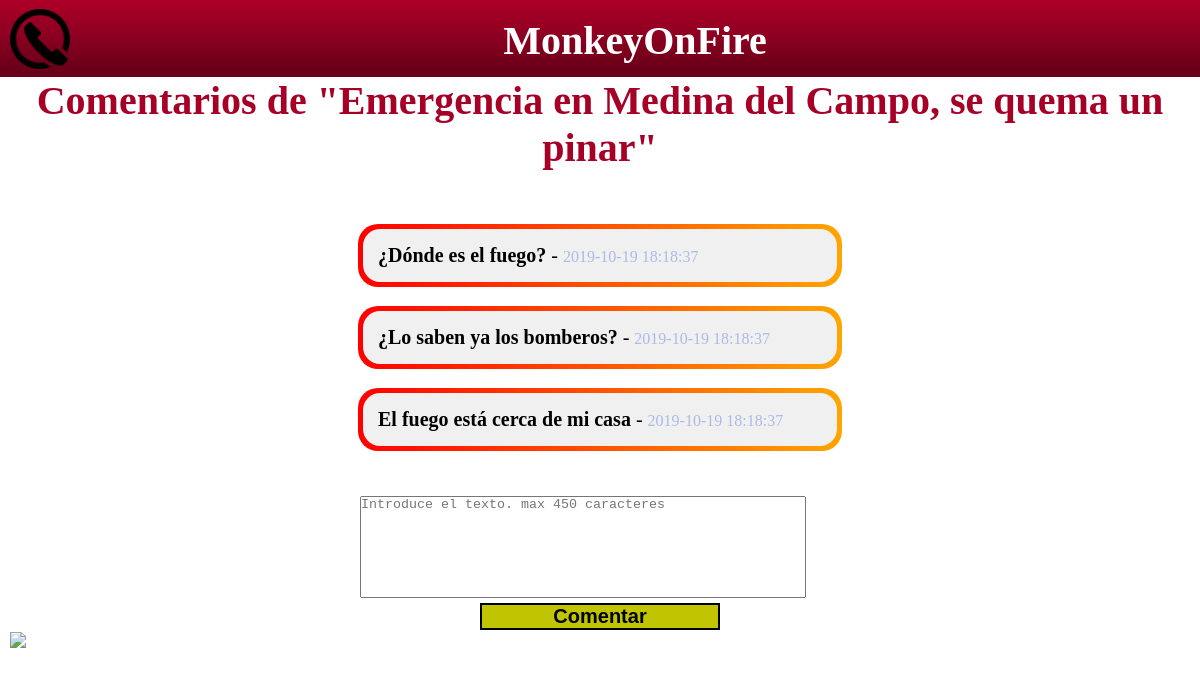
Page /front/html/comentarios.php?id=2 on the committed database.
### tables this page shows
CREATE TABLE IF NOT EXISTS `Hilo` (
  `idHilo` INT NOT NULL AUTO_INCREMENT,
  `titulo` VARCHAR(100) NOT NULL,
  `comunidad` VARCHAR(45) NOT NULL,
  `fechaCreacion` DATETIME NOT NULL DEFAULT CURRENT_TIMESTAMP,
  `fechaModificacion` DATETIME NOT NULL DEFAULT CURRENT_TIMESTAMP ON UPDATE CURRENT_TIMESTAMP,
  PRIMARY KEY (`idHilo`));

CREATE TABLE IF NOT EXISTS `Comentario` (
  `idComentario` INT NOT NULL AUTO_INCREMENT,
  `texto` VARCHAR(450) NOT NULL,
  `fechaCreacion` DATETIME NOT NULL DEFAULT CURRENT_TIMESTAMP,
  `Hilo_idHilo` INT NOT NULL,
  PRIMARY KEY (`idComentario`, `Hilo_idHilo`),
  INDEX `fk_Comentario_Hilo_idx` (`Hilo_idHilo` ASC) VISIBLE,
  CONSTRAINT `fk_Comentario_Hilo`
    FOREIGN KEY (`Hilo_idHilo`)
    REFERENCES `Hilo` (`idHilo`)
    ON DELETE NO ACTION
    ON UPDATE NO ACTION);

### front/html/comentarios.php (the view, shortened to what this page needs)
<?php
    $usuario = "root";
    $contraseña = "root";
    $link = "mysql:host=localhost;dbname=monkeydevs";
    try{
        $mdb = new PDO($link, $usuario, $contraseña);
    }catch (PDOException $e){
        die();
    }
    $id = $_GET['id'];
    $sql_leer = 'SELECT * FROM comentario where Hilo_idHilo = :id';
    $gsent = $mdb->prepare($sql_leer);
    $gsent->bindParam(':id', $id, PDO::PARAM_INT);
    $gsent->execute();
    $comentarios = $gsent->fetchAll();
    $sql_leer = 'SELECT * FROM hilo where idHilo = :id';
    $gsent = $mdb->prepare($sql_leer);
    $gsent->bindParam(':id', $id, PDO::PARAM_INT);
    $gsent->execute();
    $hilo = $gsent->fetch();
?>
<!DOCTYPE html>
<html lang="es">
<?php
    if( $_SERVER['REQUEST_METHOD']=='GET') {
?>
<head>
    <link rel="stylesheet" href="../estilos/estilos.css">
</head>
<body>
    <div class="cuerpo2">
        <div class="cabecera">
            <img src="../imagenes/icono.png" title="MonkeyOnFire" />
            <h2>MonkeyOnFire</h2>
        </div>
        <div class="comentarios">
        <div class="tituloHilosComentarios">Comentarios de "<?php echo($hilo['titulo']) ?>"</div>
          <div class= "comentarios_container">
            <?php foreach($comentarios as $c):   ?>
                <div class="gradient-box">
                    <p class="comentario">
                        <span id="titulo-hilo"><?php echo $c['texto'] ?></span>
                        -
                        <span id="fecha-hilo"><?php echo $c['fechaCreacion'] ?></span>
                    </p>
                </div>
              <br>
            <?php endforeach  ?>
          </div>
          <form class="input_comentario" method="post">
            <textarea placeholder="Introduce el texto. max 450 caracteres" name="comentarioIntroducido" style="resize: none;" maxlength="250"></textarea>
            <br>
            <input id="comentar-comentario" type="submit" value="Comentar">
          </form>
        </div>
        <a href="hilos.php"><img src="../imagenes/atras.png" width="60"/></a>
    </div>
</body>
<?php
    }else if( $_SERVER['REQUEST_METHOD']=='POST') {
        if(isset($_POST['comentarioIntroducido']) && $_POST['comentarioIntroducido']!=""){
            $sql_insertar = 'INSERT INTO comentario(texto, Hilo_idHilo) VALUES(?,?)';
            $sentencia_insertar = $mdb->prepare($sql_insertar);
            $sentencia_insertar->execute(array($_POST['comentarioIntroducido'], $id));
        }
        header('Location: ?id='.$id);
        exit;
    }
?>

### front/estilos/estilos.css (style rules this page uses)
* { margin: 0px; padding: 0px; }
.cabecera { background: rgba(173,0,40,1); background: -moz-linear-gradient(top, rgba(173,0,40,1) 0%, rgba(143,0,33,1) 44%, rgba(107,0,25,1) 88%, rgba(107,0,25,1) 100%); background: -webkit-gradient(left top, left bottom, color-stop(0%, rgba(173,0,40,1)), color-stop(44%, rgba(143,0,33,1)), color-stop(88%, rgba(107,0,25,1)), color-stop(100%, rgba(107,0,25,1))); background: -webkit-linear-gradient(top, rgba(173,0,40,1) 0%, rgba(143,0,33,1) 44%, rgba(107,0,25,1) 88%, rgba(107,0,25,1) 100%); background: -o-linear-gradient(top, rgba(173,0,40,1) 0%, rgba(143,0,33,1) 44%, rgba(107,0,25,1) 88%, rgba(107,0,25,1) 100%); background: -ms-linear-gradient(top, rgba(173,0,40,1) 0%, rgba(143,0,33,1) 44%, rgba(107,0,25,1) 88%, rgba(107,0,25,1) 100%); background: linear-gradient(to bottom, rgba(173,0,40,1) 0%, rgba(143,0,33,1) 44%, rgba(107,0,25,1) 88%, rgba(107,0,25,1) 100%); width: 100%; height: 75px; padding-top: 2px; text-align: center; z-index:999 !important; }
.cabecera img { width: 60px; float: left; margin-left: 15px; margin-top: 7px; }
.cabecera h2 { text-align: center; margin-top: 15px; font-size: 40px; color: #FFFF; }
.cuerpo2 { font-size: 20px; }
.cuerpo2 img { margin-left: 10px; }
.comentarios textarea { width: 37%; height: 20%; height: 100px; margin-left: 30%; margin-top: 2%; }
.comentarios_container { margin-top: 55px; }
.gradient-box { display: flex; width: 40%; height: auto; margin: auto; position: relative; box-sizing: border-box; color: #000; background: #f0f0f0; background-clip: padding-box; border: solid 3px transparent; border-radius: 1em; transition: background-color 3s ease-out, color 3s ease-out; }
.gradient-box:before { content: ''; position: absolute; top: 0; right: 0; bottom: 0; left: 0; z-index: -1; margin: -5px; border-radius: inherit; background: linear-gradient(to right, red, orange); }
.comentarios input { width: 10%; margin-left: 30%; }
.comentarios p { padding: 15px; }
#titulo-hilo { font-weight: bold; }
#fecha-hilo { font-size: 80%; color: #acbae5; font-weight: 400; }
.tituloHilosComentarios { text-align: center; color: #A70026; font-size: 40px; font-weight: bold; }
#comentar-comentario { font-weight: 600; font-size: 20px; margin: 0 40% 0 40%; width: 20%; border: 2px solid black; background-color: #c1c401; }

### rows in the picture
hilo: titulo "Emergencia en Medina del Campo, se quema un pinar"
comentario: texto "¿Dónde es el fuego?", fechaCreacion "2019-10-19 18:18:37"
comentario: texto "¿Lo saben ya los bomberos?", fechaCreacion "2019-10-19 18:18:37"
comentario: texto "El fuego está cerca de mi casa", fechaCreacion "2019-10-19 18:18:37"
